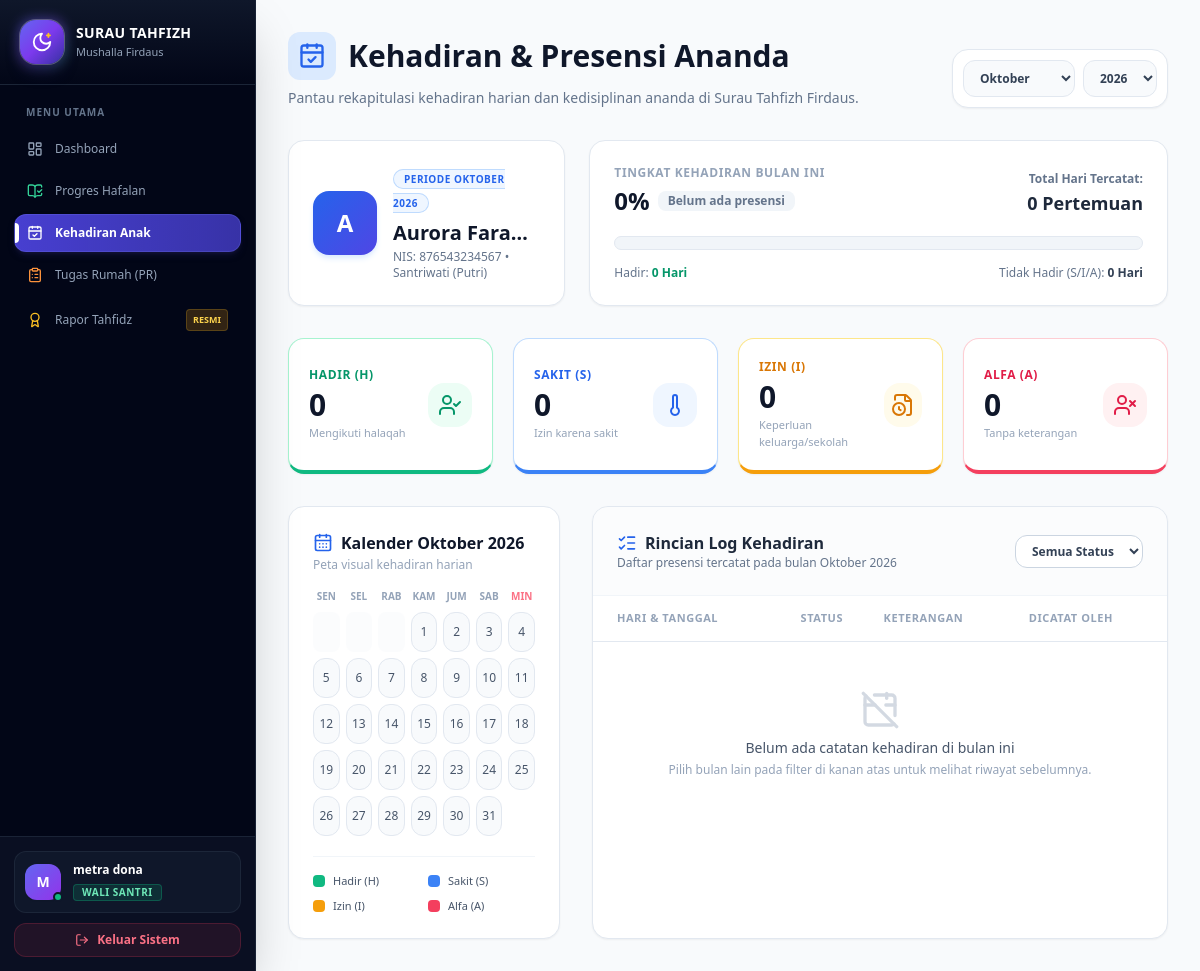
/absensi_anak.php (signed in), run on the app's committed database.
### tables this page shows
CREATE TABLE `santri` (
  `id` int(11) NOT NULL,
  `nama` varchar(100) NOT NULL,
  `nis` varchar(20) DEFAULT NULL,
  `jenis_kelamin` enum('L','P') NOT NULL,
  `tanggal_lahir` date DEFAULT NULL,
  `alamat` text DEFAULT NULL,
  `nama_ortu` varchar(100) DEFAULT NULL,
  `no_hp_ortu` varchar(20) DEFAULT NULL,
  `id_user_ortu` int(11) DEFAULT NULL,
  `id_halaqah` int(11) DEFAULT NULL,
  `id_ustadz` int(11) DEFAULT NULL,
  `created_at` timestamp NULL DEFAULT current_timestamp()
);

### absensi_anak.php (the view, shortened to what this page needs)
<?php
require 'config/database.php';
$id_ortu = (int) $_SESSION['user_id'];
$anak_query = "SELECT * FROM santri WHERE id_user_ortu = $id_ortu ORDER BY nama ASC";
$anak_list = mysqli_fetch_all(mysqli_query($conn, $anak_query), MYSQLI_ASSOC);
$id_santri_pilih = isset($_GET['id_santri']) ? (int) $_GET['id_santri'] : ($anak_list[0]['id'] ?? 0);
$santri = null;
foreach ($anak_list as $a) {
    if ($a['id'] == $id_santri_pilih) {
        $santri = $a;
        break;
    }
}
$bulan_pilih = isset($_GET['bulan']) ? str_pad((int)$_GET['bulan'], 2, '0', STR_PAD_LEFT) : date('m');
$tahun_pilih = isset($_GET['tahun']) ? (int) $_GET['tahun'] : (int) date('Y');
$periode     = "$tahun_pilih-$bulan_pilih";
$nama_bulan = [
    '01' => 'Januari', '02' => 'Februari', '03' => 'Maret', '04' => 'April',
    '05' => 'Mei', '06' => 'Juni', '07' => 'Juli', '08' => 'Agustus',
    '09' => 'September', '10' => 'Oktober', '11' => 'November', '12' => 'Desember'
];
$rekap = ['H' => 0, 'S' => 0, 'I' => 0, 'A' => 0];
$absensi_list = [];
if ($santri) {
    $id_santri = (int) $santri['id'];
    $q_absensi = "SELECT a.*, u.nama_lengkap as nama_ustadz
                  FROM absensi a
                  LEFT JOIN users u ON a.id_ustadz = u.id
                  WHERE a.id_santri = $id_santri
                    AND DATE_FORMAT(a.tanggal, '%Y-%m') = '$periode'
                  ORDER BY a.tanggal DESC, a.id DESC";
    $res_absensi = mysqli_query($conn, $q_absensi);
    if ($res_absensi) {
        $absensi_list = mysqli_fetch_all($res_absensi, MYSQLI_ASSOC);
    }
}
$total_pertemuan = array_sum($rekap);
$persentase_hadir = $total_pertemuan > 0 ? round(($rekap['H'] / $total_pertemuan) * 100) : 0;
$jumlah_hari_bulan = cal_days_in_month(CAL_GREGORIAN, (int)$bulan_pilih, $tahun_pilih);
$hari_pertama_minggu = (int) date('N', strtotime("$tahun_pilih-$bulan_pilih-01"));
?>
<!DOCTYPE html>
<html lang="id">
<head>
    <script src="https://cdn.tailwindcss.com"></script>
</head>
<body class="bg-slate-50 font-sans text-slate-800">
    <?php include 'includes/sidebar.php'; ?>
    <div class="ml-64 p-8">
        <div class="flex flex-wrap justify-between items-end gap-4 mb-8">
            <div>
                <h1 class="text-3xl font-bold text-slate-900 flex items-center gap-3">
                    <div class="p-2.5 bg-blue-100 rounded-xl">
                        <i data-lucide="calendar-check" class="w-7 h-7 text-blue-600"></i>
                    </div>
                    Kehadiran & Presensi Ananda
                </h1>
                <p class="text-sm text-slate-500 mt-2">Pantau rekapitulasi kehadiran harian dan kedisiplinan ananda di Surau Tahfizh Firdaus.</p>
            </div>
            <form method="GET" action="absensi_anak.php" class="bg-white border border-slate-200 p-2.5 rounded-2xl shadow-sm flex flex-wrap items-center gap-2">
                <select name="bulan" onchange="this.form.submit()" class="px-3 py-2 bg-slate-50 border border-slate-200 rounded-xl text-xs font-semibold text-slate-700 focus:ring-2 focus:ring-blue-500 outline-none cursor-pointer">
                    <?php foreach ($nama_bulan as $num => $nama_bln): ?>
                        <option value="<?= $num ?>" <?= $num == $bulan_pilih ? 'selected' : '' ?>><?= $nama_bln ?></option>
                    <?php endforeach; ?>
                </select>
                <select name="tahun" onchange="this.form.submit()" class="px-3 py-2 bg-slate-50 border border-slate-200 rounded-xl text-xs font-semibold text-slate-700 focus:ring-2 focus:ring-blue-500 outline-none cursor-pointer">
                    <?php for ($th = date('Y') - 2; $th <= date('Y') + 1; $th++): ?>
                        <option value="<?= $th ?>" <?= $th == $tahun_pilih ? 'selected' : '' ?>><?= $th ?></option>
                    <?php endfor; ?>
                </select>
            </form>
        </div>
        <?php if (!$santri): ?>
            <div class="bg-amber-50 border-l-4 border-amber-500 text-amber-800 p-6 rounded-2xl shadow-sm">
                <h3 class="font-bold text-base mb-1 flex items-center gap-2">
                    <i data-lucide="alert-triangle" class="w-5 h-5"></i> Data Anak Belum Terhubung
                </h3>
                <p class="text-xs">Akun orang tua Anda belum ditautkan dengan data santri. Silakan hubungi Ustadz/Ustadzah pembimbing.</p>
            </div>
        <?php else: ?>
        <div class="grid grid-cols-1 lg:grid-cols-3 gap-6 mb-8">
            <div class="bg-white border border-slate-200 rounded-2xl p-6 shadow-sm flex items-center gap-4">
                <div class="w-16 h-16 rounded-2xl bg-gradient-to-br from-blue-600 to-indigo-600 text-white font-extrabold text-2xl flex items-center justify-center shrink-0 shadow-md shadow-blue-100">
                    <?= strtoupper(substr($santri['nama'], 0, 1)) ?>
                </div>
                <div class="min-w-0">
                    <span class="text-[10px] font-extrabold uppercase tracking-wider text-blue-600 bg-blue-50 px-2.5 py-0.5 rounded-full border border-blue-200">
                        Periode <?= $nama_bulan[$bulan_pilih] ?> <?= $tahun_pilih ?>
                    </span>
                    <h2 class="text-xl font-extrabold text-slate-900 truncate mt-1.5"><?= htmlspecialchars($santri['nama']) ?></h2>
                    <p class="text-xs text-slate-500 mt-0.5">NIS: <?= htmlspecialchars($santri['nis'] ?: '-') ?> • <?= $santri['jenis_kelamin'] === 'L' ? 'Santriwan (Putra)' : 'Santriwati (Putri)' ?></p>
                </div>
            </div>
            <div class="lg:col-span-2 bg-white border border-slate-200 rounded-2xl p-6 shadow-sm flex flex-col justify-between">
                <div class="flex flex-wrap items-start justify-between gap-4 mb-3">
                    <div>
                        <p class="text-xs font-bold text-slate-400 uppercase tracking-wider">Tingkat Kehadiran Bulan Ini</p>
                        <div class="flex items-center gap-2 mt-1">
                            <h3 class="text-2xl font-black text-slate-900"><?= $persentase_hadir ?>%</h3>
                            <?php if ($total_pertemuan === 0): ?>
                                <span class="text-xs font-semibold px-2.5 py-0.5 rounded-lg bg-slate-100 text-slate-500">Belum ada presensi</span>
                            <?php elseif ($persentase_hadir >= 85): ?>
                                <span class="text-xs font-bold px-2.5 py-0.5 rounded-lg bg-emerald-100 text-emerald-700">✨ Sangat Disiplin</span>
                            <?php elseif ($persentase_hadir >= 70): ?>
                                <span class="text-xs font-bold px-2.5 py-0.5 rounded-lg bg-amber-100 text-amber-700">👍 Cukup Baik</span>
                            <?php else: ?>
                                <span class="text-xs font-bold px-2.5 py-0.5 rounded-lg bg-rose-100 text-rose-700">⚠️ Perlu Perhatian</span>
                            <?php endif; ?>
                        </div>
                    </div>
                    <div class="text-right">
                        <span class="text-xs font-semibold text-slate-500">Total Hari Tercatat:</span>
                        <p class="text-lg font-extrabold text-slate-800"><?= $total_pertemuan ?> Pertemuan</p>
                    </div>
                </div>
                <div class="w-full h-3.5 bg-slate-100 rounded-full overflow-hidden border border-slate-200 mb-2">
                </div>
                <div class="flex justify-between text-xs text-slate-500">
                    <span>Hadir: <b class="text-emerald-600"><?= $rekap['H'] ?> Hari</b></span>
                    <span>Tidak Hadir (S/I/A): <b class="text-slate-700"><?= $rekap['S'] + $rekap['I'] + $rekap['A'] ?> Hari</b></span>
                </div>
            </div>
        </div>
        <div class="grid grid-cols-2 lg:grid-cols-4 gap-5 mb-8">
            <div class="bg-white border border-emerald-200 border-b-4 border-b-emerald-500 rounded-2xl p-5 shadow-sm flex items-center justify-between">
                <div>
                    <p class="text-xs font-bold text-emerald-600 uppercase tracking-wider">Hadir (H)</p>
                    <p class="text-3xl font-black text-slate-900 mt-1"><?= $rekap['H'] ?></p>
                    <p class="text-[11px] text-slate-400 mt-0.5">Mengikuti halaqah</p>
                </div>
                <div class="w-11 h-11 rounded-2xl bg-emerald-50 text-emerald-600 flex items-center justify-center">
                    <i data-lucide="user-check" class="w-6 h-6"></i>
                </div>
            </div>
            <div class="bg-white border border-blue-200 border-b-4 border-b-blue-500 rounded-2xl p-5 shadow-sm flex items-center justify-between">
                <div>
                    <p class="text-xs font-bold text-blue-600 uppercase tracking-wider">Sakit (S)</p>
                    <p class="text-3xl font-black text-slate-900 mt-1"><?= $rekap['S'] ?></p>
                    <p class="text-[11px] text-slate-400 mt-0.5">Izin karena sakit</p>
                </div>
                <div class="w-11 h-11 rounded-2xl bg-blue-50 text-blue-600 flex items-center justify-center">
                    <i data-lucide="thermometer" class="w-6 h-6"></i>
                </div>
            </div>
            <div class="bg-white border border-amber-200 border-b-4 border-b-amber-500 rounded-2xl p-5 shadow-sm flex items-center justify-between">
                <div>
                    <p class="text-xs font-bold text-amber-600 uppercase tracking-wider">Izin (I)</p>
                    <p class="text-3xl font-black text-slate-900 mt-1"><?= $rekap['I'] ?></p>
                    <p class="text-[11px] text-slate-400 mt-0.5">Keperluan keluarga/sekolah</p>
                </div>
                <div class="w-11 h-11 rounded-2xl bg-amber-50 text-amber-600 flex items-center justify-center">
                    <i data-lucide="file-clock" class="w-6 h-6"></i>
                </div>
            </div>
            <div class="bg-white border border-rose-200 border-b-4 border-b-rose-500 rounded-2xl p-5 shadow-sm flex items-center justify-between">
                <div>
                    <p class="text-xs font-bold text-rose-600 uppercase tracking-wider">Alfa (A)</p>
                    <p class="text-3xl font-black text-slate-900 mt-1"><?= $rekap['A'] ?></p>
                    <p class="text-[11px] text-slate-400 mt-0.5">Tanpa keterangan</p>
                </div>
                <div class="w-11 h-11 rounded-2xl bg-rose-50 text-rose-600 flex items-center justify-center">
                    <i data-lucide="user-x" class="w-6 h-6"></i>
                </div>
            </div>
        </div>
        <div class="grid grid-cols-1 lg:grid-cols-3 gap-8">
            <div class="bg-white border border-slate-200 rounded-2xl p-6 shadow-sm h-fit">
                <div class="flex items-center justify-between mb-4">
                    <div>
                        <h3 class="text-base font-bold text-slate-900 flex items-center gap-2">
                            <i data-lucide="calendar-days" class="w-5 h-5 text-blue-600"></i>
                            Kalender <?= $nama_bulan[$bulan_pilih] ?> <?= $tahun_pilih ?>
                        </h3>
                        <p class="text-xs text-slate-400 mt-0.5">Peta visual kehadiran harian</p>
                    </div>
                </div>
                <div class="grid grid-cols-7 gap-1.5 text-center text-[10px] font-bold uppercase text-slate-400 mb-2">
                    <div>Sen</div><div>Sel</div><div>Rab</div><div>Kam</div><div>Jum</div><div>Sab</div><div class="text-rose-400">Min</div>
                </div>
                <div class="grid grid-cols-7 gap-1.5 text-xs">
                    <?php
                    for ($kosong = 1; $kosong < $hari_pertama_minggu; $kosong++) {
                        echo '<div class="h-10 rounded-lg bg-slate-50/50"></div>';
                    }
                    for ($tgl = 1; $tgl <= $jumlah_hari_bulan; $tgl++) {
                        $cls_box = 'bg-slate-50 text-slate-600 border-slate-200';
                        $title_tip = "Tanggal $tgl: Belum ada catatan";
                        echo '<div title="' . htmlspecialchars($title_tip) . '" class="h-10 rounded-xl border flex flex-col items-center justify-center cursor-default transition ' . $cls_box . '">';
                        echo '<span>' . $tgl . '</span>';
                        echo '</div>';
                    }
                    ?>
                </div>
                <div class="mt-5 pt-4 border-t border-slate-100 grid grid-cols-2 gap-2 text-[11px] text-slate-600">
                    <div class="flex items-center gap-2"><span class="w-3 h-3 rounded bg-emerald-500 inline-block"></span> Hadir (H)</div>
                    <div class="flex items-center gap-2"><span class="w-3 h-3 rounded bg-blue-500 inline-block"></span> Sakit (S)</div>
                    <div class="flex items-center gap-2"><span class="w-3 h-3 rounded bg-amber-500 inline-block"></span> Izin (I)</div>
                    <div class="flex items-center gap-2"><span class="w-3 h-3 rounded bg-rose-500 inline-block"></span> Alfa (A)</div>
                </div>
            </div>
            <div class="lg:col-span-2 bg-white border border-slate-200 rounded-2xl shadow-sm overflow-hidden">
                <div class="p-6 border-b border-slate-100 bg-slate-50/50 flex flex-wrap justify-between items-center gap-4">
                    <div>
                        <h3 class="text-base font-bold text-slate-800 flex items-center gap-2">
                            <i data-lucide="list-checks" class="w-5 h-5 text-blue-600"></i> Rincian Log Kehadiran
                        </h3>
                        <p class="text-xs text-slate-500">Daftar presensi tercatat pada bulan <?= $nama_bulan[$bulan_pilih] ?> <?= $tahun_pilih ?></p>
                    </div>
                    <select id="filterStatus" onchange="filterLogAbsensi()" class="px-3 py-1.5 bg-white border border-slate-300 rounded-xl text-xs font-semibold text-slate-700 outline-none cursor-pointer">
                        <option value="ALL">Semua Status</option>
                    </select>
                </div>
                <div class="overflow-x-auto">
                    <table class="w-full text-left border-collapse">
                        <thead class="bg-white text-slate-400 uppercase text-[11px] tracking-wider border-b border-slate-200">
                            <tr>
                                <th class="py-3.5 px-6 font-semibold">Hari & Tanggal</th>
                                <th class="py-3.5 px-4 font-semibold text-center">Status</th>
                                <th class="py-3.5 px-4 font-semibold">Keterangan</th>
                                <th class="py-3.5 px-6 font-semibold">Dicatat Oleh</th>
                            </tr>
                        </thead>
                        <tbody class="text-sm divide-y divide-slate-100">
                            <?php if (empty($absensi_list)): ?>
                                <tr>
                                    <td colspan="4" class="py-12 text-center">
                                        <div class="flex flex-col items-center justify-center text-slate-400">
                                            <i data-lucide="calendar-off" class="w-10 h-10 mb-2 opacity-40"></i>
                                            <p class="font-medium text-slate-600">Belum ada catatan kehadiran di bulan ini</p>
                                            <p class="text-xs mt-1">Pilih bulan lain pada filter di kanan atas untuk melihat riwayat sebelumnya.</p>
                                        </div>
                                    </td>
                                </tr>
                            <?php endif; ?>
                        </tbody>
                    </table>
                </div>
            </div>
        </div>
        <?php endif; ?>
    </div>
</body>
</html>

### absensi_anak.php (style rules this page uses)
body { font-family: 'Inter', sans-serif; }

### data on the page
santri: nama "A", nama "Aurora Fara…", nis "876543234567"

### other printed values
substr($nama, 0, 1) "M"
$nama "metra dona"
$label_role "WALI SANTRI"
$nama_bulan[$bulan_pilih] "OKTOBER"
$tahun_pilih "2026"
$persentase_hadir "0"
$total_pertemuan "0"
$rekap['H'] "0"
$rekap['S'] + $rekap['I'] + $rekap['A'] "0"
$rekap['S'] "0"
$rekap['I'] "0"
$rekap['A'] "0"
$nama_bulan[$bulan_pilih] "Oktober"
form field bulan "Oktober"
form field tahun "2026"
